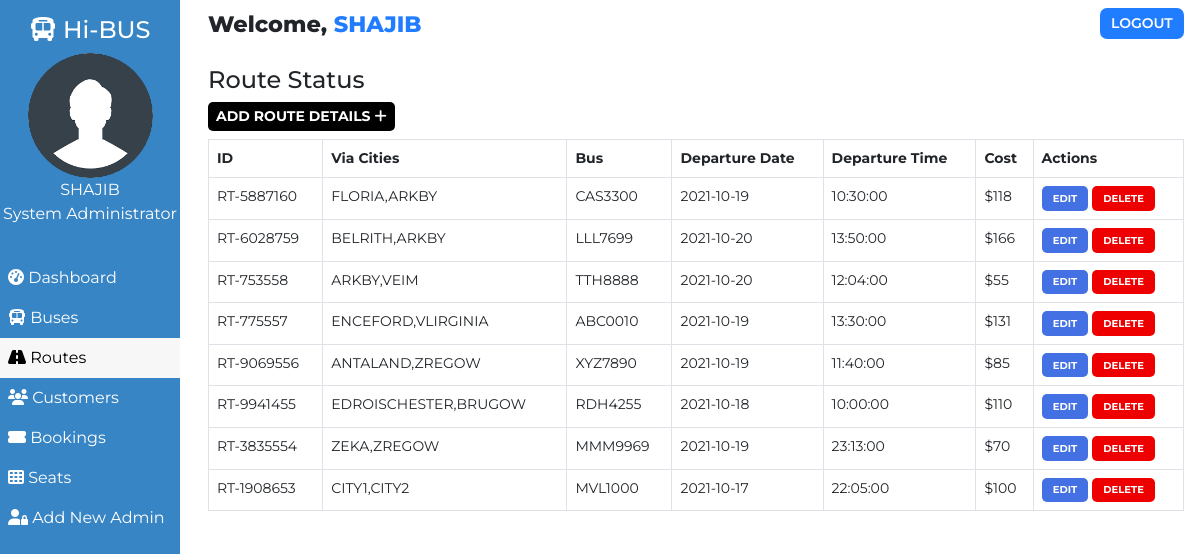
Screenshot of /admin/route.php (signed in) with the database file from the repository.
### tables this page shows
CREATE TABLE `users` (
  `user_id` int(11) NOT NULL,
  `user_fullname` varchar(100) NOT NULL,
  `user_name` varchar(30) NOT NULL,
  `user_password` varchar(255) NOT NULL,
  `user_created` datetime NOT NULL DEFAULT CURRENT_TIMESTAMP
);

CREATE TABLE `routes` (
  `id` int(100) NOT NULL,
  `route_id` varchar(255) NOT NULL,
  `bus_no` varchar(155) NOT NULL,
  `route_cities` varchar(255) NOT NULL,
  `route_dep_date` date NOT NULL,
  `route_dep_time` time NOT NULL,
  `route_step_cost` int(100) NOT NULL,
  `route_created` datetime NOT NULL DEFAULT CURRENT_TIMESTAMP
);

### admin/route.php (the view, shortened to what this page needs)
<!DOCTYPE html>
<html lang="en">
<head>
    <link href="https://cdn.jsdelivr.net/npm/bootstrap@5.0.1/dist/css/bootstrap.min.css" rel="stylesheet">
    <?php
        $page="route";
    ?>
</head>
<body>
    <?php require '../assets/partials/_admin-header.php';?>
        <?php
            $resultSql = "SELECT * FROM `routes` ORDER BY route_created DESC";
            $resultSqlResult = mysqli_query($conn, $resultSql);
            if(!mysqli_num_rows($resultSqlResult)){ ?>
                <div class="container mt-4">
                    <div id="noRoutes" class="alert alert-dark " role="alert">
                        <h1 class="alert-heading">No Routes Found!!</h1>
                        <p class="fw-light">Be the first person to add one!</p>
                        <hr>
                        <div id="addRouteAlert" class="alert alert-success" role="alert">
                                Click on <button id="add-button" class="button btn-sm"type="button"data-bs-toggle="modal" data-bs-target="#addModal">ADD <i class="fas fa-plus"></i></button> to add a route!
                        </div>
                    </div>
                </div>
            <?php }
            else { ?>
                <section id="route">
                    <div id="head">
                        <h4>Route Status</h4>
                    </div>
                    <div id="route-results">
                        <div>
                            <button id="add-button" class="button btn-sm"type="button"data-bs-toggle="modal" data-bs-target="#addModal">Add Route Details <i class="fas fa-plus"></i></button>
                        </div>
                        <table class="table table-hover table-bordered">
                            <thead>
                                <th>ID</th>
                                <th>Via Cities</th>
                                <th>Bus</th>
                                <th>Departure Date</th>
                                <th>Departure Time</th>
                                <th>Cost</th>
                                <th>Actions</th>
                            </thead>
                            <?php
                                while($row = mysqli_fetch_assoc($resultSqlResult))
                                {
                                    $id = $row["id"];
                                    $route_id = $row["route_id"];
                                    $route_cities = $row["route_cities"];
                                    $route_dep_time = $row["route_dep_time"];
                                    $route_dep_date = $row["route_dep_date"];
                                    $route_step_cost = $row["route_step_cost"];
                                    $bus_no = $row["bus_no"];
                                        ?>
                                    <tr>
                                        <td>
                                            <?php
                                                echo $route_id;
                                            ?>
                                        </td>
                                        <td>
                                            <?php
                                                echo $route_cities;
                                            ?>
                                        </td>
                                        <td>
                                            <?php
                                                echo $bus_no;
                                            ?>
                                        </td>
                                        <td>
                                            <?php
                                                echo $route_dep_date;
                                            ?>
                                        </td>
                                        <td>
                                            <?php
                                                echo $route_dep_time;
                                            ?>
                                        </td>
                                        <td>
                                            <?php
                                                echo '$'.$route_step_cost;?>
                                        </td>
                                        <td>
                                            <button class="button edit-button " data-link="<?php echo $_SERVER['REQUEST_URI']; ?>" data-id="<?php
                                                echo $id;?>" data-cities="<?php
                                                echo $route_cities;?>" data-cost="<?php
                                                echo $route_step_cost;?>" data-date="<?php
                                                echo $route_dep_date;
                                            ?>" data-time="<?php
                                            echo $route_dep_time;
                                            ?>" data-busno="<?php
                                            echo $bus_no;
                                            ?>"
                                            >Edit</button>
                                            <button class="button delete-button" data-bs-toggle="modal" data-bs-target="#deleteModal" data-id="<?php
                                                echo $id;?>">Delete</button>
                                        </td>
                                    </tr>
                                <?php
                                }
                            ?>
                        </table>
                    </div>
                    </section>
                <?php  }
            ?>
            </div>
    </main>
</body>
</html>

### assets/partials/_admin-header.php (shortened to what this page needs)
<?php
    $conn = db_connect();
    $user_id = $_SESSION['user_id'];
    $sql = "SELECT * FROM users WHERE user_id = $user_id";
    $result = mysqli_query($conn, $sql);
    if($row = mysqli_fetch_assoc($result))
    {
        $user_fullname = $row["user_fullname"];
    }
?>
    <main id="container">
        <div id="sidebar">
            <h4><i class="fas fa-bus"></i> Hi-BUS</h4>
            <div>
                <img class="adminDp" src="../assets/img/userav-min.png" height="125px" alt="Admin Profile Pic">
                <p>
                    <?php  echo $user_fullname;  ?>
                </p>
                <p>System Administrator</p>
            </div>
            <ul id="options">
                <li class="option <?php if($page=='dashboard'){ echo 'active';}?>">
                    <a href="./dashboard.php">
                    <i class="fas fa-tachometer-alt"></i> Dashboard
                    </a>
                </li>
                <li class="option <?php if($page=='bus'){ echo 'active';}?>">
                    <a href="./bus.php">
                    <i class="fas fa-bus"></i> Buses
                    </a>
                </li>
                <li class="option <?php if($page=='route'){ echo 'active';}?>">
                    <a href="./route.php">
                    <i class="fas fa-road"></i> Routes
                    </a>
                </li>
                <li class="option <?php if($page=='customer'){ echo 'active';}?>">
                    <a href="./customer.php">
                    <i class="fas fa-users"></i> Customers
                    </a>
                </li>
                <li class="option <?php if($page=='booking'){ echo 'active';}?>">
                    <a href="./booking.php">
                    <i class="fas fa-ticket-alt"></i> Bookings
                    </a>
                </li>
                <li class="option <?php if($page=='seat'){ echo 'active';}?>">
                    <a href="./seat.php">
                    <i class="fas fa-th"></i> Seats
                    </a>
                </li>
                <li class="option <?php if($page=='signup'){ echo 'active';}?>">
                    <a href="./signup.php">
                    <i class="fas fa-user-lock"></i> Add New Admin
                    </a>
                </li>
            </ul>
        </div>
        <div id="main-content">
            <section id="welcome">
                <ul>
                    <li class="welcome-item">Welcome,
                        <span id="USER">
                            <?php
                                echo $user_fullname;
                            ?>
                        </span>
                    </li>
                    <li class="welcome-item">
                        <button id="logout" class="btn-sm">
                            <a href="../assets/partials/_logout.php">LOGOUT</a>
                        </button>
                    </li>
                </ul>
            </section>

### assets/styles/admin.php (style rules this page uses)
body { margin: 0; box-sizing: border-box; font-family: 'Montserrat', sans-serif; background-color: white; }
html { scroll-behavior: smooth; }
*, *::after, *::before { box-sizing: inherit; }
#USER { color: #207DFF; }
.adminDp { border-radius: 50%; }
#welcome { background-color: white; }
#welcome ul { display: flex; justify-content: space-between; list-style-type: none; padding: 0; margin: 0; }
#welcome li { margin: 0 1rem; padding: 0.5rem 0; }
#welcome li:first-child { font-weight: 800; font-size: 1.4rem; }
#logout { padding: 0.3rem 0.7rem; background-color: #207DFF; font-weight: 600; outline: none; border: none; border-radius: 7px; }
#logout a { color: white; text-decoration: none; }
@media only screen and (min-width:1000px) { #sidebar { text-align: center; background-color: #3885c5; color: white; width: 15%; position: fixed; top: 0%; padding-top: 1rem; z-index: 2; height: 100vh; } }
@media only screen and (min-width:1000px) { #sidebar p { margin: 0; } }
@media only screen and (min-width:1000px) { #sidebar ul { margin-top: 2rem; } }
@media only screen and (min-width:1000px) { #options { list-style-type: none; text-align: left; padding-left: 0; } }
@media only screen and (min-width:1000px) { .option a { display: block; padding: 0.5rem; text-decoration: none; color: inherit; } }
@media only screen and (min-width:1000px) { .active { background-color:#f7f7f7; color:black; } }
@media only screen and (min-width:1000px) { #main-content { margin-left: 16%; } }

### assets/styles/admin-options.php (style rules this page uses)
* { font-family: Montserrat; }
#booking #head, #customer #head, #route #head, #seat #head, #bus #head { padding-top: 1rem; }
#booking, #customer, #route, #bus, #seat { padding: 0 1rem; }
#booking-results > div, #customer-results > div, #route-results > div, #bus-results > div { margin-bottom: 0.5rem; }
#booking-results button, #customer-results button, #route button, #bus-results button { border-radius: 5px; }
.button { border: none; font-weight: bold; text-transform: uppercase; }
#add-button { background-color: black; color: white; }
#route table { width: 100%; }
table { font-size: 14px; }
#bus .edit-button, #bus .delete-button, #route .edit-button, #route .delete-button, #customer .edit-button, #customer .delete-button { padding: 0.3rem 0.7rem; }
table th,td { padding-left: 0.3rem; }
table button { color: white; }
.edit-button { background-color: #4370E2; }
.delete-button { background-color: #EF0000; }
.edit-button, .delete-button { font-size: 10px }

### rows the page displays
users: user_fullname "SHAJIB"
routes: route "RT-5887160", route_cities "FLORIA,ARKBY", bus_no "CAS3300", route_dep_date "2021-10-19", route_dep_time "10:30:00", route_step_cost "118"
routes: route "RT-6028759", route_cities "BELRITH,ARKBY", bus_no "LLL7699", route_dep_date "2021-10-20", route_dep_time "13:50:00", route_step_cost "166"
routes: route "RT-753558", route_cities "ARKBY,VEIM", bus_no "TTH8888", route_dep_date "2021-10-20", route_dep_time "12:04:00", route_step_cost "55"
routes: route "RT-775557", route_cities "ENCEFORD,VLIRGINIA", bus_no "ABC0010", route_dep_date "2021-10-19", route_dep_time "13:30:00", route_step_cost "131"
routes: route "RT-9069556", route_cities "ANTALAND,ZREGOW", bus_no "XYZ7890", route_dep_date "2021-10-19", route_dep_time "11:40:00", route_step_cost "85"
routes: route "RT-9941455", route_cities "EDROISCHESTER,BRUGOW", bus_no "RDH4255", route_dep_date "2021-10-18", route_dep_time "10:00:00", route_step_cost "110"
routes: route "RT-3835554", route_cities "ZEKA,ZREGOW", bus_no "MMM9969", route_dep_date "2021-10-19", route_dep_time "23:13:00", route_step_cost "70"
routes: route "RT-1908653", route_cities "CITY1,CITY2", bus_no "MVL1000", route_dep_date "2021-10-17", route_dep_time "22:05:00", route_step_cost "100"
